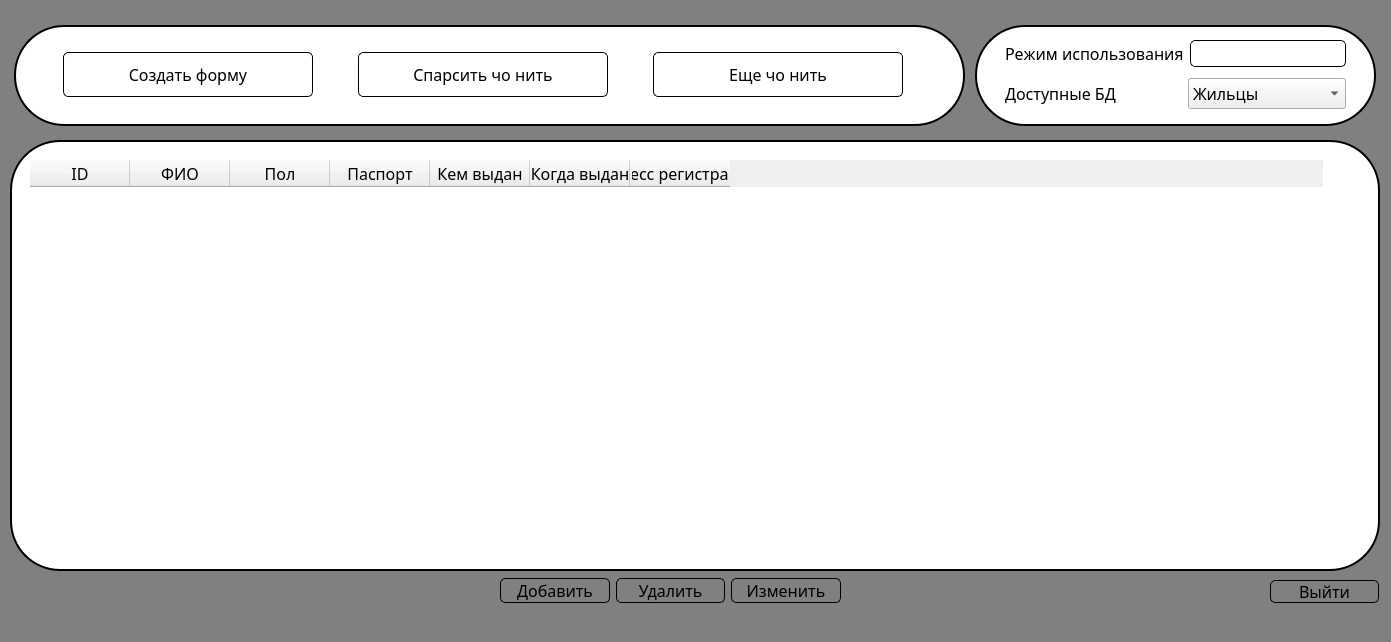
<?xml version="1.0" encoding="UTF-8"?>
<ui version="4.0">
 <class>Main_Window</class>
 <widget class="QMainWindow" name="Main_Window">
  <property name="geometry">
   <rect>
    <x>0</x>
    <y>0</y>
    <width>1391</width>
    <height>642</height>
   </rect>
  </property>
  <property name="windowTitle">
   <string>Главное окно</string>
  </property>
  <property name="windowIcon">
   <iconset>
    <normaloff>../icons/main.ico</normaloff>../icons/main.ico</iconset>
  </property>
  <property name="styleSheet">
   <string notr="true">#Main_Window{
background: gray;
}

QPushButton{
border-radius: 5px;
border: 1px solid black;
background-color: qlineargradient(x1: 0, y1: 0, x2: 0, y2: 1,
                                       stop: 0 #f6f7fa, stop: 1 #fed5ff);
}

QPushButton:hover{
background-color: qlineargradient(x1: 0, y1: 0, x2: 0, y2: 1,
                                       stop: 0 #f6f7fa, stop: 1 #dadbde);
}

QPushButton:pressed{
background-color: qlineargradient(x1: 0, y1: 0, x2: 0, y2: 1,
                                       stop: 0 #dadbde, stop: 1 #55aa7f);
}

QLineEdit{
border-radius: 5px;
border: 1px solid black;
}</string>
  </property>
  <widget class="QWidget" name="centralwidget">
   <widget class="QFrame" name="DB_Frame">
    <property name="geometry">
     <rect>
      <x>10</x>
      <y>140</y>
      <width>1370</width>
      <height>431</height>
     </rect>
    </property>
    <property name="sizePolicy">
     <sizepolicy hsizetype="Fixed" vsizetype="Fixed">
      <horstretch>0</horstretch>
      <verstretch>0</verstretch>
     </sizepolicy>
    </property>
    <property name="maximumSize">
     <size>
      <width>1371</width>
      <height>431</height>
     </size>
    </property>
    <property name="styleSheet">
     <string notr="true">#DB_Frame{
background: white;
border-radius: 50px;
border: 2px solid black;
}</string>
    </property>
    <property name="frameShape">
     <enum>QFrame::StyledPanel</enum>
    </property>
    <property name="frameShadow">
     <enum>QFrame::Raised</enum>
    </property>
    <widget class="QTableWidget" name="TableResidents">
     <property name="geometry">
      <rect>
       <x>20</x>
       <y>20</y>
       <width>1331</width>
       <height>391</height>
      </rect>
     </property>
     <property name="font">
      <font>
       <family>Century Gothic</family>
       <pointsize>12</pointsize>
      </font>
     </property>
     <property name="styleSheet">
      <string notr="true">#TableResidents{
background: white;
border: 0px solid black;
}</string>
     </property>
     <property name="selectionBehavior">
      <enum>QAbstractItemView::SelectRows</enum>
     </property>
     <column>
      <property name="text">
       <string>ID</string>
      </property>
      <property name="font">
       <font>
        <family>Century Gothic</family>
        <pointsize>12</pointsize>
       </font>
      </property>
      <property name="textAlignment">
       <set>AlignCenter</set>
      </property>
     </column>
     <column>
      <property name="text">
       <string>ФИО</string>
      </property>
      <property name="font">
       <font>
        <family>Century Gothic</family>
        <pointsize>12</pointsize>
       </font>
      </property>
      <property name="textAlignment">
       <set>AlignCenter</set>
      </property>
     </column>
     <column>
      <property name="text">
       <string>Пол</string>
      </property>
      <property name="font">
       <font>
        <family>Century Gothic</family>
        <pointsize>12</pointsize>
       </font>
      </property>
      <property name="textAlignment">
       <set>AlignCenter</set>
      </property>
     </column>
     <column>
      <property name="text">
       <string>Паспорт</string>
      </property>
      <property name="font">
       <font>
        <family>Century Gothic</family>
        <pointsize>12</pointsize>
       </font>
      </property>
      <property name="textAlignment">
       <set>AlignCenter</set>
      </property>
     </column>
     <column>
      <property name="text">
       <string>Кем выдан</string>
      </property>
      <property name="font">
       <font>
        <family>Century Gothic</family>
        <pointsize>12</pointsize>
       </font>
      </property>
      <property name="textAlignment">
       <set>AlignCenter</set>
      </property>
     </column>
     <column>
      <property name="text">
       <string>Когда выдан</string>
      </property>
      <property name="font">
       <font>
        <family>Century Gothic</family>
        <pointsize>12</pointsize>
       </font>
      </property>
      <property name="textAlignment">
       <set>AlignCenter</set>
      </property>
     </column>
     <column>
      <property name="text">
       <string>Адресс регистрации</string>
      </property>
      <property name="font">
       <font>
        <family>Century Gothic</family>
        <pointsize>12</pointsize>
       </font>
      </property>
      <property name="textAlignment">
       <set>AlignCenter</set>
      </property>
     </column>
    </widget>
    <widget class="QTableWidget" name="TableStorage">
     <property name="enabled">
      <bool>true</bool>
     </property>
     <property name="geometry">
      <rect>
       <x>20</x>
       <y>20</y>
       <width>1331</width>
       <height>391</height>
      </rect>
     </property>
     <property name="font">
      <font>
       <family>Century Gothic</family>
       <pointsize>12</pointsize>
      </font>
     </property>
     <property name="styleSheet">
      <string notr="true">#TableStorage{
background: white;
border: 0px solid black;
}</string>
     </property>
     <column>
      <property name="text">
       <string>ID</string>
      </property>
      <property name="font">
       <font>
        <family>Century Gothic</family>
        <pointsize>12</pointsize>
       </font>
      </property>
      <property name="textAlignment">
       <set>AlignCenter</set>
      </property>
     </column>
     <column>
      <property name="text">
       <string>Наименование</string>
      </property>
      <property name="font">
       <font>
        <family>Century Gothic</family>
        <pointsize>12</pointsize>
       </font>
      </property>
      <property name="textAlignment">
       <set>AlignCenter</set>
      </property>
     </column>
     <column>
      <property name="text">
       <string>Количество</string>
      </property>
      <property name="font">
       <font>
        <family>Century Gothic</family>
        <pointsize>12</pointsize>
       </font>
      </property>
      <property name="textAlignment">
       <set>AlignCenter</set>
      </property>
     </column>
     <column>
      <property name="text">
       <string>Цена (руб.)</string>
      </property>
      <property name="font">
       <font>
        <family>Century Gothic</family>
        <pointsize>12</pointsize>
       </font>
      </property>
      <property name="textAlignment">
       <set>AlignCenter</set>
      </property>
     </column>
     <column>
      <property name="text">
       <string>Минимальное количество</string>
      </property>
      <property name="font">
       <font>
        <family>Century Gothic</family>
        <pointsize>12</pointsize>
       </font>
      </property>
      <property name="textAlignment">
       <set>AlignCenter</set>
      </property>
     </column>
     <column>
      <property name="text">
       <string>Еще что то </string>
      </property>
      <property name="font">
       <font>
        <family>Century Gothic</family>
        <pointsize>12</pointsize>
       </font>
      </property>
      <property name="textAlignment">
       <set>AlignCenter</set>
      </property>
     </column>
    </widget>
    <widget class="QPushButton" name="bttn_refresh">
     <property name="geometry">
      <rect>
       <x>1313</x>
       <y>17</y>
       <width>41</width>
       <height>41</height>
      </rect>
     </property>
     <property name="styleSheet">
      <string notr="true">#bttn_refresh{
background: white;
border: 0px;
}

#bttn_refresh:hover{
background-color: qlineargradient(x1: 0, y1: 0, x2: 0, y2: 1,
                                       stop: 0 #f6f7fa, stop: 1 #dadbde);
}

#bttn_refresh:pressed{
background-color: qlineargradient(x1: 0, y1: 0, x2: 0, y2: 1,
                                       stop: 0 #dadbde, stop: 1 #55aa7f);
}</string>
     </property>
     <property name="text">
      <string/>
     </property>
     <property name="icon">
      <iconset>
       <normaloff>../icons/refresh.ico</normaloff>../icons/refresh.ico</iconset>
     </property>
     <property name="iconSize">
      <size>
       <width>35</width>
       <height>35</height>
      </size>
     </property>
    </widget>
    <zorder>TableStorage</zorder>
    <zorder>TableResidents</zorder>
    <zorder>bttn_refresh</zorder>
   </widget>
   <widget class="QWidget" name="horizontalLayoutWidget">
    <property name="geometry">
     <rect>
      <x>10</x>
      <y>20</y>
      <width>1371</width>
      <height>111</height>
     </rect>
    </property>
    <layout class="QHBoxLayout" name="horizontalLayout_3">
     <item>
      <widget class="QFrame" name="Info_Frame_2">
       <property name="sizePolicy">
        <sizepolicy hsizetype="Fixed" vsizetype="Fixed">
         <horstretch>0</horstretch>
         <verstretch>0</verstretch>
        </sizepolicy>
       </property>
       <property name="minimumSize">
        <size>
         <width>0</width>
         <height>0</height>
        </size>
       </property>
       <property name="maximumSize">
        <size>
         <width>951</width>
         <height>101</height>
        </size>
       </property>
       <property name="styleSheet">
        <string notr="true">#Info_Frame_2{
background: white;
border-radius: 50px;
border: 2px solid black;
}</string>
       </property>
       <property name="frameShape">
        <enum>QFrame::StyledPanel</enum>
       </property>
       <property name="frameShadow">
        <enum>QFrame::Raised</enum>
       </property>
       <widget class="QWidget" name="horizontalLayoutWidget_3">
        <property name="geometry">
         <rect>
          <x>10</x>
          <y>10</y>
          <width>921</width>
          <height>80</height>
         </rect>
        </property>
        <layout class="QHBoxLayout" name="horizontalLayout_5">
         <item>
          <widget class="QPushButton" name="bttn_create_form">
           <property name="sizePolicy">
            <sizepolicy hsizetype="Fixed" vsizetype="Fixed">
             <horstretch>0</horstretch>
             <verstretch>0</verstretch>
            </sizepolicy>
           </property>
           <property name="maximumSize">
            <size>
             <width>250</width>
             <height>45</height>
            </size>
           </property>
           <property name="font">
            <font>
             <family>Century Gothic</family>
             <pointsize>12</pointsize>
            </font>
           </property>
           <property name="text">
            <string>Создать форму</string>
           </property>
          </widget>
         </item>
         <item>
          <widget class="QPushButton" name="bttn_parse">
           <property name="sizePolicy">
            <sizepolicy hsizetype="Fixed" vsizetype="Fixed">
             <horstretch>0</horstretch>
             <verstretch>0</verstretch>
            </sizepolicy>
           </property>
           <property name="maximumSize">
            <size>
             <width>250</width>
             <height>45</height>
            </size>
           </property>
           <property name="font">
            <font>
             <family>Century Gothic</family>
             <pointsize>12</pointsize>
            </font>
           </property>
           <property name="text">
            <string>Спарсить чо нить</string>
           </property>
          </widget>
         </item>
         <item>
          <widget class="QPushButton" name="pushButton_6">
           <property name="sizePolicy">
            <sizepolicy hsizetype="Fixed" vsizetype="Fixed">
             <horstretch>0</horstretch>
             <verstretch>0</verstretch>
            </sizepolicy>
           </property>
           <property name="maximumSize">
            <size>
             <width>250</width>
             <height>45</height>
            </size>
           </property>
           <property name="font">
            <font>
             <family>Century Gothic</family>
             <pointsize>12</pointsize>
            </font>
           </property>
           <property name="text">
            <string>Еще чо нить</string>
           </property>
          </widget>
         </item>
        </layout>
       </widget>
      </widget>
     </item>
     <item>
      <widget class="QFrame" name="Info_Frame">
       <property name="sizePolicy">
        <sizepolicy hsizetype="Fixed" vsizetype="Fixed">
         <horstretch>0</horstretch>
         <verstretch>0</verstretch>
        </sizepolicy>
       </property>
       <property name="minimumSize">
        <size>
         <width>0</width>
         <height>0</height>
        </size>
       </property>
       <property name="maximumSize">
        <size>
         <width>401</width>
         <height>101</height>
        </size>
       </property>
       <property name="styleSheet">
        <string notr="true">#Info_Frame{
background: white;
border-radius: 50px;
border: 2px solid black;
}</string>
       </property>
       <property name="frameShape">
        <enum>QFrame::StyledPanel</enum>
       </property>
       <property name="frameShadow">
        <enum>QFrame::Raised</enum>
       </property>
       <widget class="QWidget" name="verticalLayoutWidget">
        <property name="geometry">
         <rect>
          <x>30</x>
          <y>10</y>
          <width>341</width>
          <height>80</height>
         </rect>
        </property>
        <layout class="QVBoxLayout" name="verticalLayout">
         <item>
          <layout class="QHBoxLayout" name="horizontalLayout">
           <item>
            <widget class="QLabel" name="label">
             <property name="font">
              <font>
               <family>Century Gothic</family>
               <pointsize>12</pointsize>
              </font>
             </property>
             <property name="text">
              <string>Режим использования</string>
             </property>
            </widget>
           </item>
           <item>
            <widget class="QLineEdit" name="line_choice">
             <property name="font">
              <font>
               <family>Century Gothic</family>
               <pointsize>12</pointsize>
              </font>
             </property>
             <property name="text">
              <string/>
             </property>
             <property name="readOnly">
              <bool>true</bool>
             </property>
            </widget>
           </item>
          </layout>
         </item>
         <item>
          <layout class="QHBoxLayout" name="horizontalLayout_2">
           <item>
            <widget class="QLabel" name="label_2">
             <property name="minimumSize">
              <size>
               <width>177</width>
               <height>0</height>
              </size>
             </property>
             <property name="maximumSize">
              <size>
               <width>177</width>
               <height>16777215</height>
              </size>
             </property>
             <property name="font">
              <font>
               <family>Century Gothic</family>
               <pointsize>12</pointsize>
              </font>
             </property>
             <property name="text">
              <string>Доступные БД</string>
             </property>
            </widget>
           </item>
           <item>
            <widget class="QComboBox" name="comboDatabase">
             <property name="font">
              <font>
               <family>Century Gothic</family>
               <pointsize>12</pointsize>
              </font>
             </property>
             <item>
              <property name="text">
               <string>Жильцы</string>
              </property>
             </item>
             <item>
              <property name="text">
               <string>Склад</string>
              </property>
             </item>
            </widget>
           </item>
          </layout>
         </item>
        </layout>
       </widget>
      </widget>
     </item>
    </layout>
   </widget>
   <widget class="QWidget" name="horizontalLayoutWidget_2">
    <property name="geometry">
     <rect>
      <x>500</x>
      <y>570</y>
      <width>341</width>
      <height>41</height>
     </rect>
    </property>
    <layout class="QHBoxLayout" name="horizontalLayout_4">
     <item>
      <widget class="QPushButton" name="bttn_add">
       <property name="font">
        <font>
         <family>Century Gothic</family>
         <pointsize>12</pointsize>
        </font>
       </property>
       <property name="text">
        <string>Добавить</string>
       </property>
      </widget>
     </item>
     <item>
      <widget class="QPushButton" name="bttn_del">
       <property name="font">
        <font>
         <family>Century Gothic</family>
         <pointsize>12</pointsize>
        </font>
       </property>
       <property name="text">
        <string>Удалить</string>
       </property>
      </widget>
     </item>
     <item>
      <widget class="QPushButton" name="bttn_change">
       <property name="font">
        <font>
         <family>Century Gothic</family>
         <pointsize>12</pointsize>
        </font>
       </property>
       <property name="text">
        <string>Изменить</string>
       </property>
      </widget>
     </item>
    </layout>
   </widget>
   <widget class="QPushButton" name="bttn_exit">
    <property name="geometry">
     <rect>
      <x>1270</x>
      <y>580</y>
      <width>109</width>
      <height>23</height>
     </rect>
    </property>
    <property name="font">
     <font>
      <family>Century Gothic</family>
      <pointsize>12</pointsize>
     </font>
    </property>
    <property name="text">
     <string>Выйти</string>
    </property>
   </widget>
  </widget>
  <widget class="QMenuBar" name="menubar">
   <property name="geometry">
    <rect>
     <x>0</x>
     <y>0</y>
     <width>1391</width>
     <height>21</height>
    </rect>
   </property>
  </widget>
 </widget>
 <resources/>
 <connections/>
</ui>
